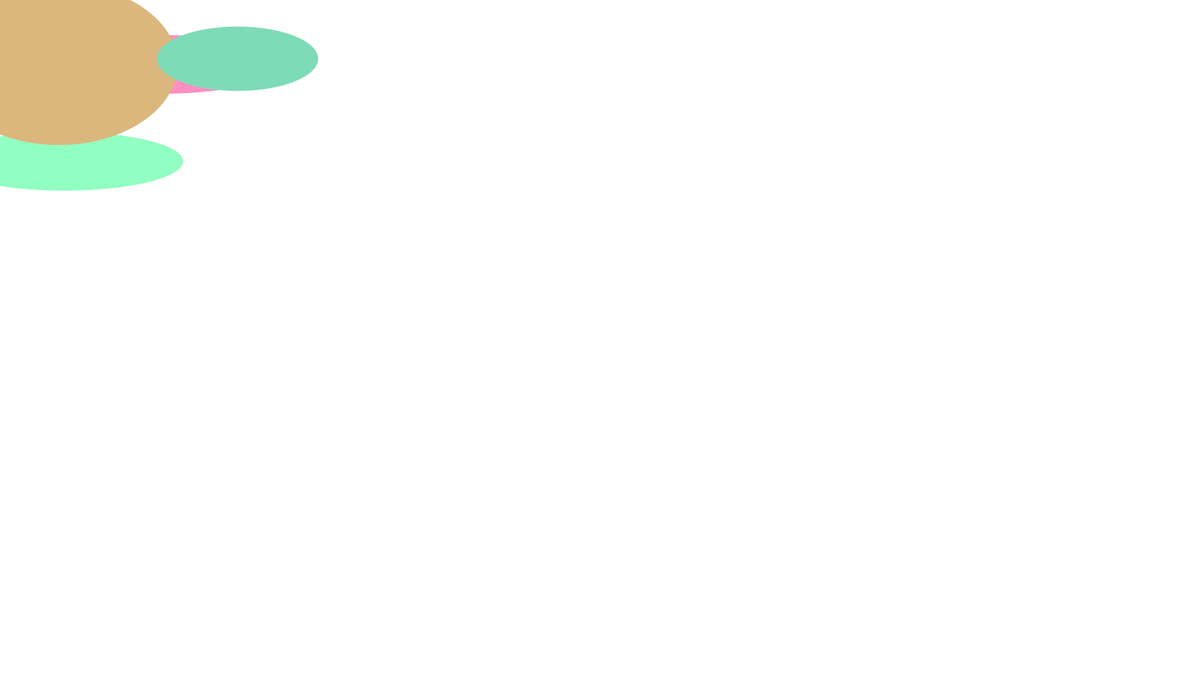
Frame 1 (no input)
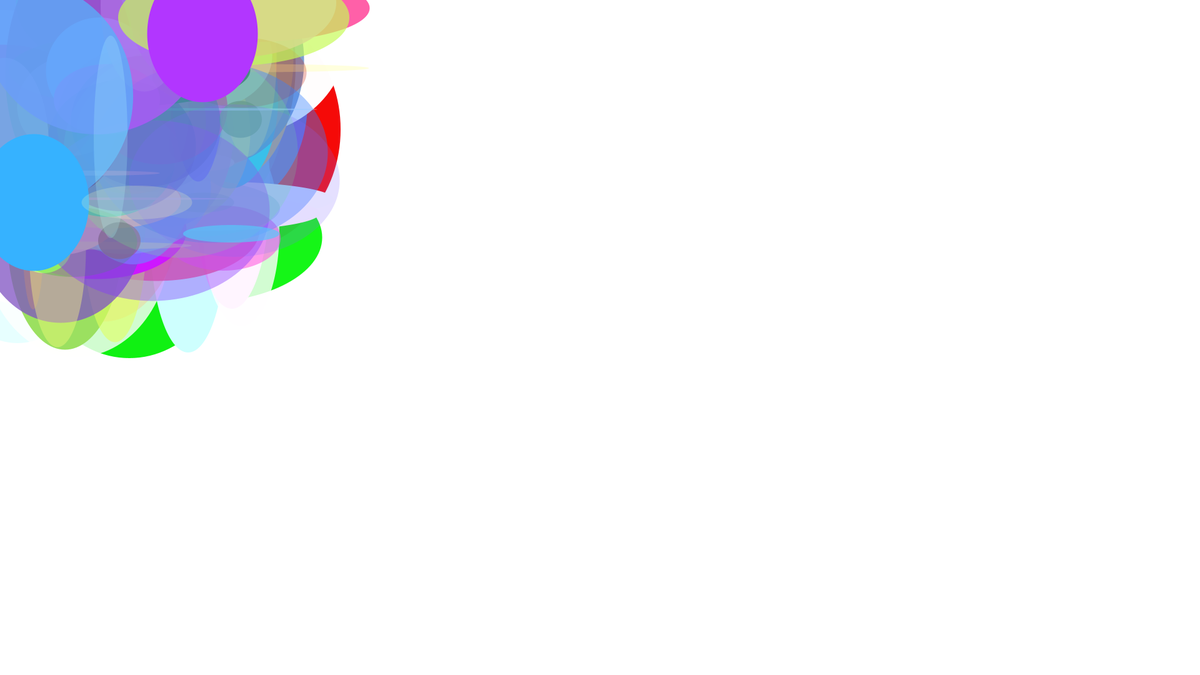
Frame 60 (the mouse pressed at the canvas centre just before this capture)
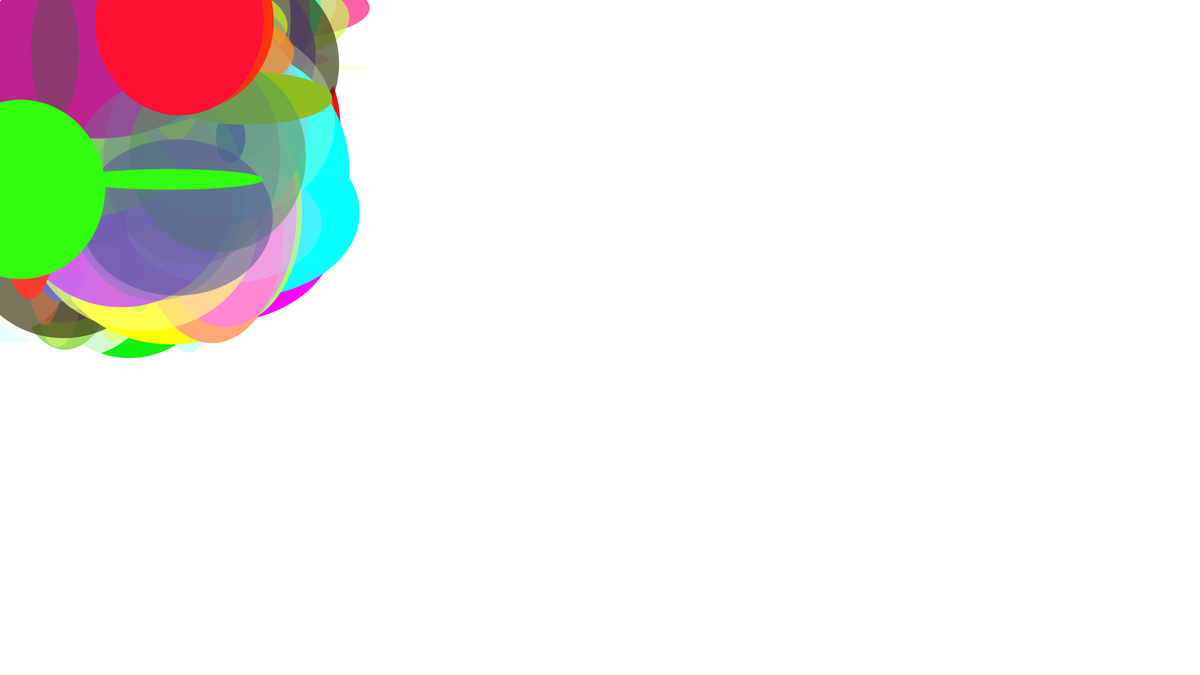
Frame 120 (the mouse held since frame 60 and released just before this capture)

The Processing sketch that drew these frames (run headless with seeded random() and noise(); from frame 60 on, the mouse is pressed at the canvas centre):

// Processing sketch: eseaaacolorido
// ── eseaaacolorido.pde




void setup(){
size (1920,1080);
background (255);}

void draw(){

  
int x = int(random(400));
int y = int(random(400));
int larg = int(random(400));
int alt = int(random(400));

int q = int(random(400));
int w = int(random(400));
int z = int(random(400));
int k = int(random(400));


noStroke();

  //fill(0);
//ellipse(x,x,x,x);
      // fill(125); 
       // ellipse(x,y,y,x);
        
        
 fill(q,w,z,k);
  ellipse(x, y, larg, alt);
  fill(w,q,z,k);
    ellipse(y,x , larg, alt);
    fill(k,z,w,q);
      ellipse(alt,y, larg,x );
      fill(w,k,z,q);
        ellipse(larg, alt,x,y);
        
}
